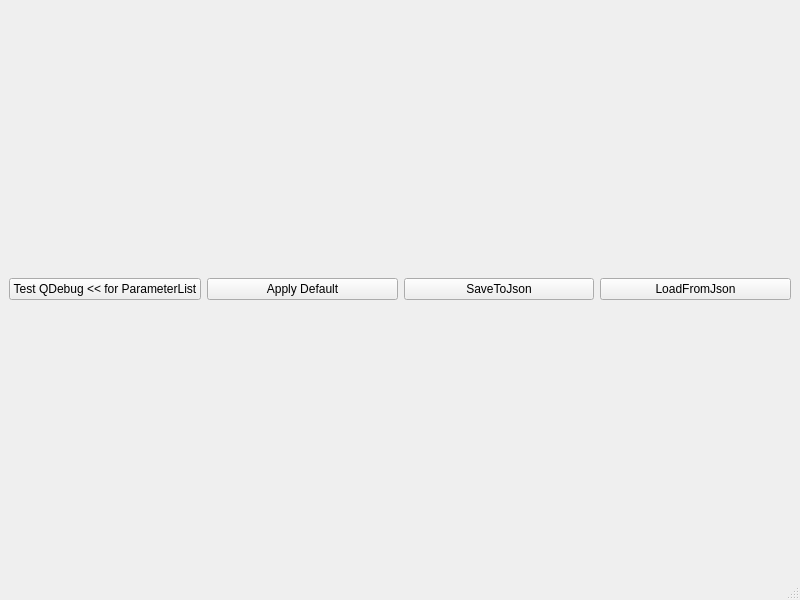
<?xml version="1.0" encoding="UTF-8"?>
<ui version="4.0">
 <class>MainWindow</class>
 <widget class="QMainWindow" name="MainWindow">
  <property name="geometry">
   <rect>
    <x>0</x>
    <y>0</y>
    <width>800</width>
    <height>600</height>
   </rect>
  </property>
  <property name="windowTitle">
   <string>MainWindow</string>
  </property>
  <widget class="QWidget" name="centralwidget">
   <layout class="QVBoxLayout" name="verticalLayout">
    <item>
     <layout class="QHBoxLayout" name="horizontalLayout">
      <item>
       <widget class="QPushButton" name="cmdQDebug">
        <property name="text">
         <string>Test QDebug &lt;&lt; for ParameterList</string>
        </property>
       </widget>
      </item>
      <item>
       <widget class="QPushButton" name="cmdDefault">
        <property name="text">
         <string>Apply Default</string>
        </property>
       </widget>
      </item>
      <item>
       <widget class="QPushButton" name="cmdSaveToJson">
        <property name="text">
         <string>SaveToJson</string>
        </property>
       </widget>
      </item>
      <item>
       <widget class="QPushButton" name="cmdLoadFromJson">
        <property name="text">
         <string>LoadFromJson</string>
        </property>
       </widget>
      </item>
     </layout>
    </item>
   </layout>
  </widget>
  <widget class="QMenuBar" name="menubar">
   <property name="geometry">
    <rect>
     <x>0</x>
     <y>0</y>
     <width>800</width>
     <height>22</height>
    </rect>
   </property>
  </widget>
  <widget class="QStatusBar" name="statusbar"/>
 </widget>
 <resources/>
 <connections/>
</ui>
